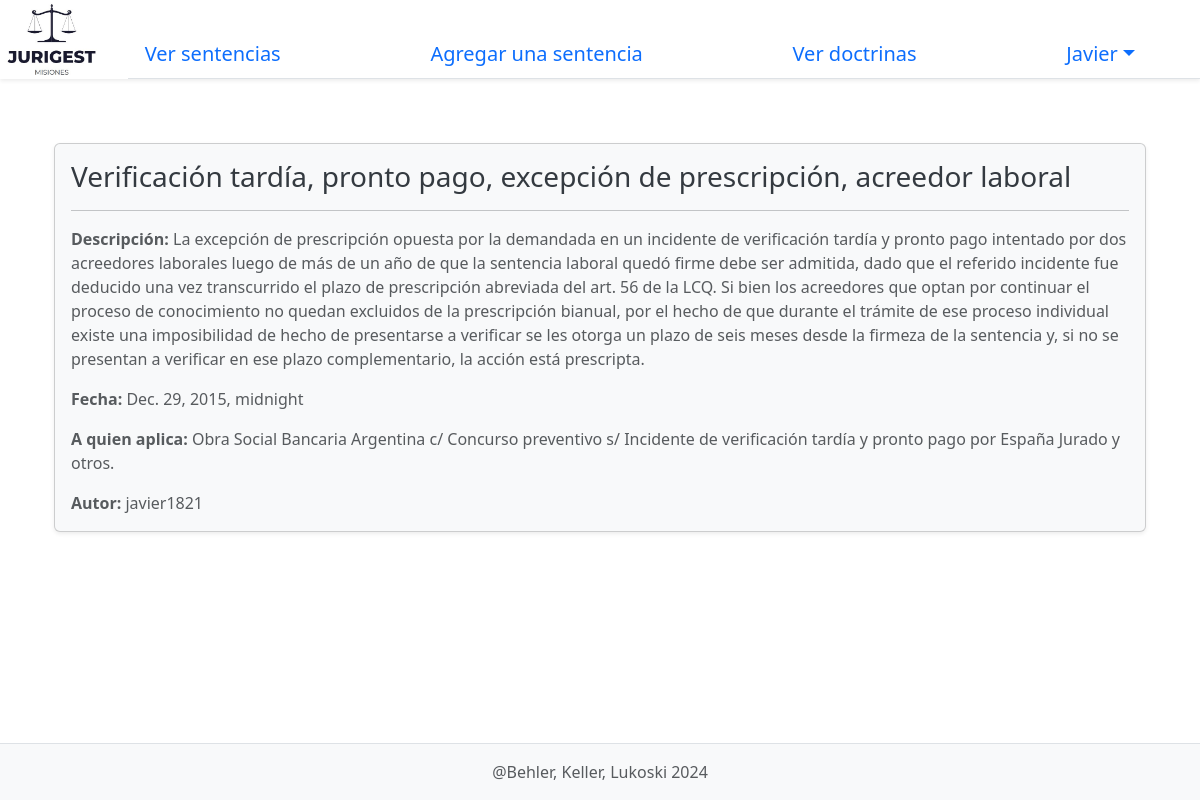
The app's page /sentence_view/4 (signed in) with its own data.
### App_JuriGest/models.py (models this page shows, shortened)
class UsuarioBase(AbstractUser):
    TIPO_CHOICES = [
        ('juez', 'Juez'),
        ('lector', 'Lector')]
    tipo = models.CharField(max_length=20, choices=TIPO_CHOICES)  # 'juez' o 'lector'
    class Meta:
        db_table = 'usuario_base'

class Sentencia(models.Model):
    id_sentencia = models.AutoField(primary_key=True)
    titulo = models.CharField(max_length=200)
    descripcion = models.TextField(blank=True)
    a_quien_aplica = models.CharField(max_length=300)
    fecha = models.DateTimeField(auto_now_add=False) # Se añade la fecha al momento de crear la instancia
    REVISTA_O_PROVINCIAL_CHOICES = [
        ('Revista', 'Revista'),
        ('Provincial', 'Provincial'),
    ]
    INSTANCIA_CHOICES = [
        ('Primer instancia', 'Primer instancia'),
        ('Segunda instancia', 'Segunda instancia'),
        ('Tercera instancia', 'Tercera instancia'),
    ]
    revista_o_provincial = models.CharField(max_length=10, choices=REVISTA_O_PROVINCIAL_CHOICES)
    instancia = models.CharField(max_length=20, choices=INSTANCIA_CHOICES)
    user = models.ForeignKey(UsuarioBase, on_delete=models.CASCADE) # Esto no debería estar, en caso de que se elimine un juez, no debería limpiar sus sentencias

### App_JuriGest/views.py (the view)
# urls.py: path('sentence_view/<int:id>', views.sentence_view, name="sentence_view"),
@login_required
def sentence_view(request, id):
    sentencia = get_object_or_404(Sentencia, id_sentencia=id)
    return render(request, "view_sentence.html", {'sentencia': sentencia})

### App_JuriGest/templates/view_sentence.html
{% extends 'layouts/base.html' %}
{% load static %}
{% block body %}
<div class="container my-5">
    <div class="card shadow-sm" style="background-color: #f8f9fa;">
        <div class="card-body">
            <h3 class="card-title" style="color: #343a40;">{{ sentencia.titulo }}</h3>
            <hr class="my-3">
            <p class="card-text text-muted"><strong>Descripción:</strong> {{ sentencia.descripcion }}</p>
            <p class="card-text text-muted"><strong>Fecha:</strong> {{ sentencia.fecha }}</p>
            <p class="card-text text-muted"><strong>A quien aplica:</strong> {{ sentencia.a_quien_aplica }}</p>
            <p class="card-text text-muted"><strong>Autor:</strong> {{ sentencia.user }}</p>
        </div>
    </div>
</div>
{% endblock %}

### App_JuriGest/templates/layouts/base.html (shortened to what this page needs)
<!DOCTYPE html>
<html lang="es">
<head>
    {% load static %}
    <link href="https://cdn.jsdelivr.net/npm/bootstrap@5.3.0/dist/css/bootstrap.min.css" rel="stylesheet">
    <link rel="stylesheet" href="{% static 'styles/main.css' %}">
</head>
<body class="d-flex flex-column min-vh-100">
        <nav class="shadow-sm">
            <div class="d-flex justify-content-between bd-highlight ">
                <div class="flex-shrink-1 bd-highlight me-3 ">
                    <img src="{% static 'Logo.jpg' %}" class="img-fluid" alt="Logo página..." width="125">
                </div>
                {% if user.is_authenticated %}
                <ul class="nav nav-tabs w-100 bd-highlight mt-auto justify-content-between">
                    <li class="nav-item">
                        <a class="nav-link {% if page == 0 %} active {% endif %} mt-auto fs-5 mb-0" aria-current="page" href="{% url 'home' %}">Ver sentencias</a>
                    </li>
                    {% if user.tipo == 'juez'%}
                    <li class="nav-item">
                        <a class="nav-link {% if page == 1 %} active {% endif %} mt-auto fs-5 mb-0" aria-current="page" href="{% url 'create_sentence' %}">Agregar una sentencia</a>
                    </li>
                    {% endif %}
                    <li class="nav-item">
                        <a class="nav-link {% if page == 2 %} active {% endif %} mt-auto fs-5 mb-0" aria-current="page" href="#">Ver doctrinas</a>
                    </li>
                    <li class="nav-item dropdown pe-5">
                        <a class="nav-link dropdown-toggle mt-auto fs-5 mb-0" data-bs-toggle="dropdown" href="#" role="button" aria-expanded="false">{{user.first_name}}</a>
                    </li>
                  </ul>
                  {% endif %}
            </div>
        </nav>
        <main class="container my-3">
            {% block body %}
            {% endblock %}
        </main>
    <footer class="bd-footer py-3 mt-auto bg-light border-top">
        <div class="container text-center">
            <span class="text-muted">@Behler, Keller, Lukoski 2024</span>
        </div>
    </footer>
</body>
</html>

### records on screen
UsuarioBase: first_name "Javier"
Sentencia: titulo "Verificación tardía, pronto pago, excepción de prescripción, acreedor laboral", descripcion "La excepción de prescripción opuesta por la demandada en un incidente de verificación tardía y pronto pago intentado por dos acreedores laborales luego de más de un año de que la sentencia laboral quedó firme debe ser admitida, dado que el referido incidente fue deducido una vez transcurrido el plazo de prescripción abreviada del art. 56 de la LCQ. Si bien los acreedores que optan por continuar el proceso de conocimiento no quedan excluidos de la prescripción bianual, por el hecho de que durante el trámite de ese proceso individual existe una imposibilidad de hecho de presentarse a verificar se les otorga un plazo de seis meses desde la firmeza de la sentencia y, si no se presentan a…", fecha "Dec. 29, 2015, midnight", a_quien_aplica "Obra Social Bancaria Argentina c/ Concurso preventivo s/ Incidente de verificación tardía y pronto pago por España Jurado y otros.", user "javier1821"
